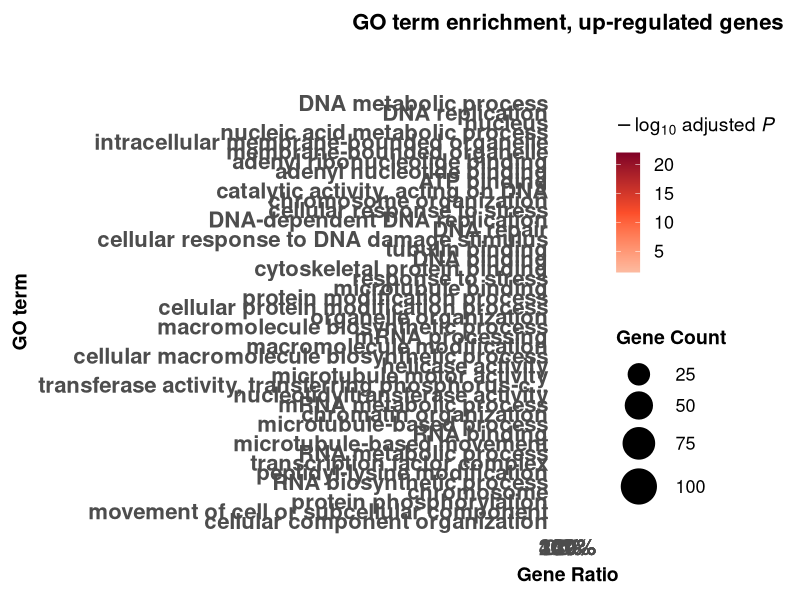
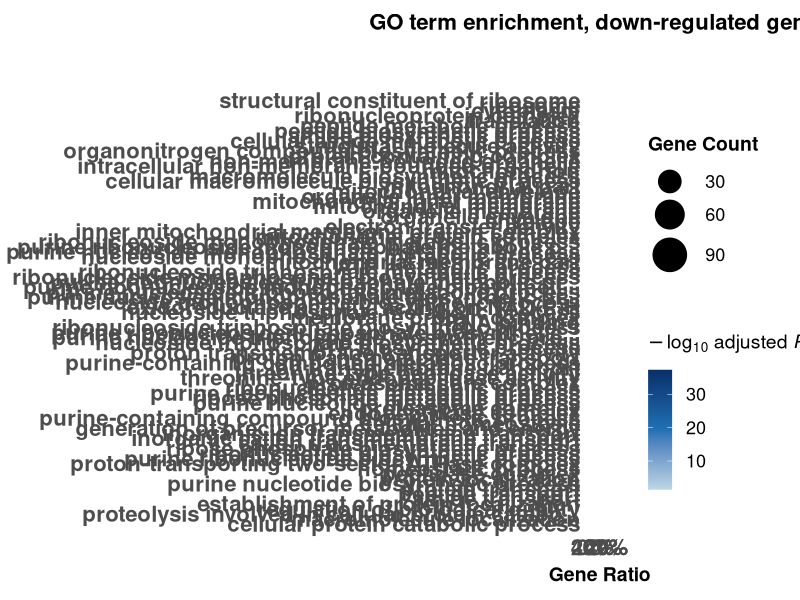

Reproduce these figures in R, in order.
setwd("~/GitHub/Hypoxia-Recombination-2026/")

# ============================================================================
# DOT PLOT: Separate Up & Down Regulated GO Pathway Plots
# High DPI | No transparency | Separate ordering per direction
# ============================================================================

library(dplyr)
library(tidyr)
library(ggplot2)

# ============================================================================
# PART 1: LOAD FILES
# ============================================================================

Hypoxia_vs_Control_up       <- read.csv("inputs/HypoxiavsControl.up_GOenrich_significant.csv")
Normoxia_vs_Control_up      <- read.csv("inputs/NormoxiavsControl.up_GOenrich_significant.csv")

Hypoxia_vs_Control_down     <- read.csv("inputs/HypoxiavsControl.down_GOenrich_significant.csv")
Normoxia_vs_Control_down    <- read.csv("inputs/NormoxiavsControl.down_GOenrich_significant.csv")

# ============================================================================
# PART 2: ADD LABELS
# ============================================================================

label_and_tag <- function(df, comparison, direction) {
  df$Comparison <- comparison
  df$Direction  <- direction
  return(df)
}

Hypoxia_vs_Control_up    <- label_and_tag(Hypoxia_vs_Control_up,    "Chamber 8 kPa vs Control",  "Up")
Normoxia_vs_Control_up   <- label_and_tag(Normoxia_vs_Control_up,   "Chamber 21 kPa vs Control", "Up")

Hypoxia_vs_Control_down  <- label_and_tag(Hypoxia_vs_Control_down,  "Chamber 8 kPa vs Control",  "Down")
Normoxia_vs_Control_down <- label_and_tag(Normoxia_vs_Control_down, "Chamber 21 kPa vs Control", "Down")

# Panel labels in the PO2 notation used in Figures 1-3 and S3 (no "approx.")
strip_labels <- c(
  "Chamber 21 kPa vs Control" = 'Chamber~italic(P)[O[2]]~"21 kPa vs. Control"',
  "Chamber 8 kPa vs Control"  = 'Chamber~italic(P)[O[2]]~"8 kPa vs. Control"'
)

# ============================================================================
# PART 3: COMBINE AND FILTER (padj < 0.05)
# ============================================================================

up_data <- bind_rows(
  Hypoxia_vs_Control_up,
  Normoxia_vs_Control_up,
) %>% filter(padj < 0.05)

down_data <- bind_rows(
  Hypoxia_vs_Control_down,
  Normoxia_vs_Control_down,
) %>% filter(padj < 0.05)

cat("Up-regulated significant entries:  ", nrow(up_data), "\n")
cat("Down-regulated significant entries:", nrow(down_data), "\n")

# ============================================================================
# PART 4: SHARED PREP FUNCTION
# ============================================================================

prepare_dotplot_data <- function(df) {
  df %>%
    mutate(
      neg_log10_padj = -log10(padj),
      GeneRatio_numeric = sapply(
        strsplit(as.character(GeneRatio), "/"),
        function(x) as.numeric(x[1]) / as.numeric(x[2])
      ),
      Description_short = ifelse(
        nchar(Description) > 50,
        paste0(substr(Description, 1, 47), "..."),
        Description
      ),
      Comparison = factor(Comparison, levels = c(
        "Chamber 21 kPa vs Control",
        "Chamber 8 kPa vs Control"
      ))
    )
}

# ============================================================================
# PART 5: ORDER GO TERMS BY MAX SIGNIFICANCE (per direction separately)
# ============================================================================

get_term_order <- function(df) {
  df %>%
    group_by(Description_short) %>%
    summarise(max_sig = max(neg_log10_padj, na.rm = TRUE), .groups = "drop") %>%
    arrange(max_sig) %>%   # ascending so most significant appears at top of plot
    pull(Description_short)
}

# ============================================================================
# PART 6: SHARED PLOT FUNCTION
# ============================================================================

make_dotplot <- function(df, direction, dot_color, title_label) {
  
  # Prepare data
  df <- prepare_dotplot_data(df)
  
  # Get term ordering
  term_order <- get_term_order(df)
  df <- df %>%
    mutate(Description_short = factor(Description_short, levels = term_order))
  
  # Auto-scale figure height
  n_terms <- length(term_order)
  fig_h   <- max(10, n_terms * 0.30 + 4)
  
  p <- ggplot(
    df,
    aes(
      x    = GeneRatio_numeric,
      y    = Description_short,
      size = Count,
      color = neg_log10_padj   # color intensity = significance
    )
  ) +
    geom_point(alpha = 1) +    # NO transparency
    
    facet_wrap(~Comparison, ncol = 3,
               labeller = as_labeller(strip_labels, label_parsed)) +
    
    # Color gradient for significance
    scale_color_gradientn(
      colors = if (direction == "Up") {
        c("#FCBBA1", "#FC4E2A", "#800026")   # light red → deep red
      } else {
        c("#BDD7E7", "#2171B5", "#08306B")   # light blue → deep blue
      },
      name = expression(-log[10]~"adjusted"~italic(P))
    ) +
    
    scale_size_continuous(
      name  = "Gene Count",
      range = c(3, 12)
    ) +
    
    scale_x_continuous(
      name   = "Gene Ratio",
      labels = scales::percent_format(accuracy = 1)
    ) +
    
    labs(
      title = title_label,
      y     = "GO term"
    ) +
    
    theme_minimal(base_size = 20) +        # increased base font size
    theme(
      panel.border     = element_rect(color = "black", fill = NA, linewidth = 0.8),
      strip.background = element_rect(color = "black", fill = "grey95", linewidth = 0.8),
      strip.text       = element_text(size = 14, face = "bold"),
      axis.text.y      = element_text(size = 16, face = "bold"),
      axis.text.x      = element_text(size = 16, face = "bold"),
      axis.title       = element_text(size = 14, face = "bold"),
      plot.title       = element_text(size = 16, face = "bold", hjust = 0.5),
      panel.grid.minor = element_blank(),
      panel.grid.major = element_line(color = "grey90"),
      legend.title     = element_text(face = "bold", size = 14),
      legend.text      = element_text(size = 13),
      legend.position  = "right"
    )
  
  return(list(plot = p, height = fig_h))
}

# ============================================================================
# PART 7: GENERATE AND SAVE PLOTS
# ============================================================================

# --- UP REGULATED PLOT ---
up_result <- make_dotplot(
  df          = up_data,
  direction   = "Up",
  dot_color   = "red",
  title_label = "GO term enrichment, up-regulated genes"
)

ggsave(
  "outputs/dotplot_UP_regulated_GO.png",
  up_result$plot,
  width  = 20,
  height = up_result$height,
  dpi    = 300,
  bg     = "white"
)

cat("✓ Up-regulated dot plot saved: dotplot_UP_regulated_GO.png\n")
cat("  Figure size: 20 x", round(up_result$height, 1), "inches | 300 DPI\n")

# --- DOWN REGULATED PLOT ---
down_result <- make_dotplot(
  df          = down_data,
  direction   = "Down",
  dot_color   = "blue",
  title_label = "GO term enrichment, down-regulated genes"
)

ggsave(
  "outputs/dotplot_DOWN_regulated_GO.png",
  down_result$plot,
  width  = 20,
  height = down_result$height,
  dpi    = 300,
  bg     = "white"
)

cat("✓ Down-regulated dot plot saved: dotplot_DOWN_regulated_GO.png\n")
cat("  Figure size: 20 x", round(down_result$height, 1), "inches | 300 DPI\n")
